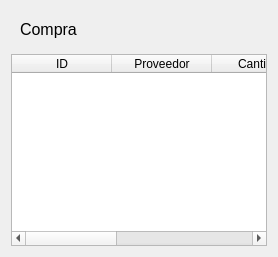
            <widget class="QWidget" name="tbProduct">
             <layout class="QVBoxLayout" name="verticalLayout_6">
              <item>
               <widget class="QWidget" name="widget_8" native="true">
                <layout class="QHBoxLayout" name="horizontalLayout_9">
                 <item>
                  <widget class="QLabel" name="label_3">
                   <property name="font">
                    <font>
                     <pointsize>12</pointsize>
                    </font>
                   </property>
                   <property name="text">
                    <string>Compra</string>
                   </property>
                  </widget>
                 </item>
                </layout>
               </widget>
              </item>
              <item>
               <widget class="QTableWidget" name="tablePurchase">
                <property name="autoFillBackground">
                 <bool>false</bool>
                </property>
                <property name="alternatingRowColors">
                 <bool>false</bool>
                </property>
                <property name="selectionBehavior">
                 <enum>QAbstractItemView::SelectRows</enum>
                </property>
                <attribute name="horizontalHeaderShowSortIndicator" stdset="0">
                 <bool>false</bool>
                </attribute>
                <attribute name="horizontalHeaderStretchLastSection">
                 <bool>true</bool>
                </attribute>
                <column>
                 <property name="text">
                  <string>ID</string>
                 </property>
                </column>
                <column>
                 <property name="text">
                  <string>Proveedor</string>
                 </property>
                </column>
                <column>
                 <property name="text">
                  <string>Cantidad</string>
                 </property>
                </column>
                <column>
                 <property name="text">
                  <string>Costo</string>
                 </property>
                </column>
                <column>
                 <property name="text">
                  <string>Producto</string>
                 </property>
                </column>
               </widget>
              </item>
             </layout>
            </widget>
